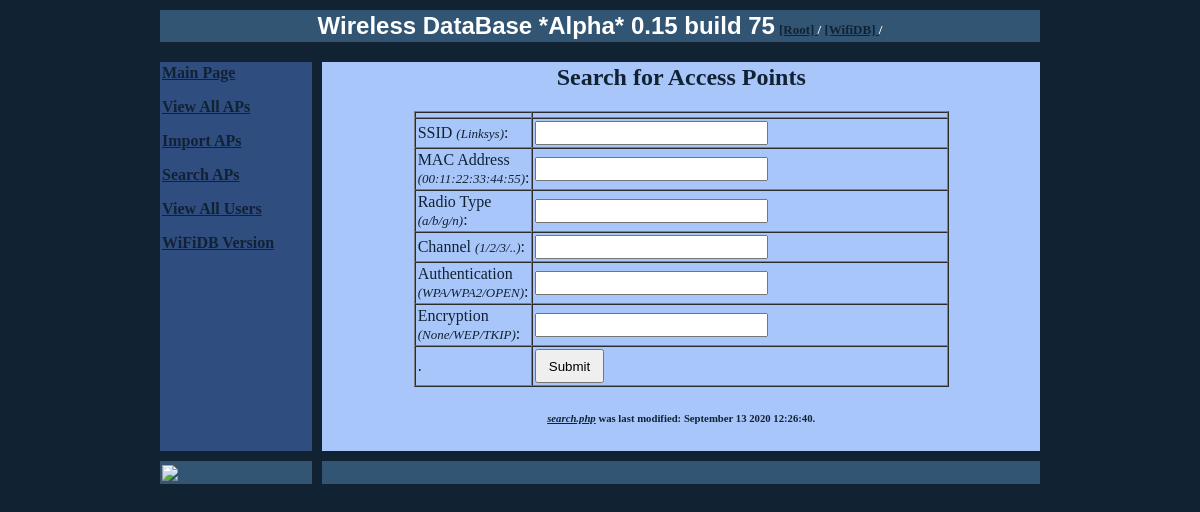
Screenshot of /wifidb/opt/search.php with the database file from the repository.
### tables this page shows
CREATE TABLE `links` (
  `ID` int(255) NOT NULL auto_increment,
  `links` varchar(255) NOT NULL,
  KEY `INDEX` (`ID`)
);

### wifidb/lib/database.inc.php (called while the page is built, shortened)
<?php
$ver=array(
			"wifidb"	=>	"0.15 build 75",
			"database"	=>	array(
							"import_vs1"		=>	"1.3",
							"convert_vs1"		=>	"1.0",
							"apfetch"		=>	"2.1",
							"gps_check_array"	=>	"1.0",
							"allusers"		=>	"1.1",
							"userstats"		=>	"1.1",
							"usersap"		=>	"1.1",
							"all_usersap"		=>	"1.1",
							"export_KML"		=>	"1.0"
							),
			"Misc"		=>	array(
							"smart_quotes"		=> 	"1.0",
							"Manufactures"		=> 	"1.0"
							),
			);
	?>

### wifidb/opt/search.php (the view, shortened to what this page needs)
<?php
include('../lib/database.inc.php');
?>
<link rel="stylesheet" href="../css/site4.0.css">
<body topmargin="10" leftmargin="0" rightmargin="0" bottommargin="10" marginwidth="10" marginheight="10">
<div align="center">
<table border="0" width="75%" cellspacing="10" cellpadding="2">
	<tr>
		<td bgcolor="#315573">
		<p align="center"><b><font size="5" face="Arial" color="#FFFFFF">
		Wireless DataBase *Alpha* <?php echo $ver["wifidb"]; ?></font>
		<font color="#FFFFFF" size="2">
            <a class="links" href="/">[Root] </a>/ <a class="links" href="/wifidb/">[WifiDB] </a>/
		</font></b>
		</td>
	</tr>
</table>
</div>
<div align="center">
<table border="0" width="75%" cellspacing="10" cellpadding="2" height="90">
	<tr>
<td width="17%" bgcolor="#304D80" valign="top">
<?php
$sqls = "SELECT * FROM links ORDER BY ID ASC";
$result = mysql_query($sqls, $conn) or die(mysql_error());
while ($newArray = mysql_fetch_array($result))
{
	$testField = $newArray['links'];
    echo "<p>$testField</p>";
}
?>
</td>
		<td width="80%" bgcolor="#A9C6FA" valign="top" align="center">
			<p align="center"><h2>Search for Access Points</h2>
				<form action="results.php" method="post" enctype="multipart/form-data">
						<TABLE WIDTH=75% BORDER=1 CELLPADDING=2 CELLSPACING=0>
							<COL WIDTH=40*>
							<COL WIDTH=216*>
							<TR>
								<TD WIDTH=16%></TD>
								<TD WIDTH=84% VALIGN=TOP></TD>
							</TR>
							<TR>
								<TD WIDTH=16%>
									<P>SSID  <font size="2"><i>(Linksys)</i></font>:
									</P>
								</TD>
								<TD WIDTH=84%>
									<P><A NAME="ssid"></A><INPUT TYPE=TEXT NAME="ssid" SIZE=28 STYLE="width: 2.42in; height: 0.25in"></P>
								</TD>
							</TR>
							<TR>
								<TD WIDTH=16% HEIGHT=35>
									<P>MAC Address  <font size="2"><i>(00:11:22:33:44:55)</i></font>:
									</P>
								</TD>
								<TD WIDTH=84%>
									<P><A NAME="mac"></A><INPUT TYPE=TEXT NAME="mac" SIZE=28 STYLE="width: 2.42in; height: 0.25in"></P>
								</TD>
							</TR>
							<TR>
								<TD WIDTH=16%>
									<P>Radio Type  <font size="2"><i>(a/b/g/n)</i></font>:
									</P>
								</TD>
								<TD WIDTH=84%>
									<P><A NAME="radio"></A><INPUT TYPE=TEXT NAME="radio" SIZE=28 STYLE="width: 2.42in; height: 0.25in"></P>
								</TD>
							</TR>
							<TR>
								<TD WIDTH=16%>
									<P>Channel <font size="2"><i>(1/2/3/..)</i></font>:
									</P>
								</TD>
								<TD WIDTH=84%>
									<P><A NAME="chan"></A><INPUT TYPE=TEXT NAME="chan" SIZE=28 STYLE="width: 2.42in; height: 0.25in"></P>
								</TD>
							</TR>
							<TR>
								<TD WIDTH=16%>
									<P>Authentication <font size="2"><i>(WPA/WPA2/OPEN)</i></font>:
									</P>
								</TD>
								<TD WIDTH=84%>
									<P><A NAME="auth"></A><INPUT TYPE=TEXT NAME="auth" SIZE=28 STYLE="width: 2.42in; height: 0.25in"></P>
								</TD>
							</TR>
							<TR>
								<TD WIDTH=16%>
									<P>Encryption <font size="2"><i>(None/WEP/TKIP)</i></font>:
									</P>
								</TD>
								<TD WIDTH=84%>
									<P><A NAME="encry"></A><INPUT TYPE=TEXT NAME="encry" SIZE=28 STYLE="width: 2.42in; height: 0.25in"></P>
								</TD>
							</TR>
								<TD WIDTH=16%>.</TD><TD WIDTH=84%>
									<P>
								<?php
									if($rebuilding !== 0)
									{
									echo '<INPUT TYPE=SUBMIT NAME="submit" VALUE="Submit" STYLE="width: 0.71in; height: 0.36in"></P>';
									}else{echo "The database is in  rebuild mode, please wait...";}
								?>
								</TD>
							</TR>
						</TABLE>
<?php
$filename = $_SERVER['SCRIPT_FILENAME'];
$file_ex = explode("/", $filename);
$count = count($file_ex);
$file = $file_ex[($count)-1];
if (file_exists($filename)) {
    echo "<h6><i><u>$file</u></i> was last modified: " . date ("F d Y H:i:s.", filemtime($filename)) . "</h6>";
}
?>
<tr>
<td bgcolor="#315573" height="23"><a href="/pictures/moon.png"><img border="0" src="/pictures/moon_tn.PNG"></a></td>
<td bgcolor="#315573" width="0">
</td>
</tr>

### wifidb/css/site4.0.css (style rules this page uses)
body { background:#123; margin:0; text-align:center; line-height: 1.5em; color:#123; font-size:small; font-style:normal; font-variant:normal; font-weight:normal; font-family:Trebuchet MS }
a.links { font-weight: bold; color: #112233; }

### rows the page displays
links: links "Main Page"
links: links "View All APs"
links: links "Import APs"
links: links "Search APs"
links: links "View All Users"
links: links "WiFiDB Version"

### other values shown
$ver["wifidb"] "0.15 build 75"
$file "search.php"
date ("F d Y H:i:s.", filemtime($filename)) "September 13 2020 12:26:40."
